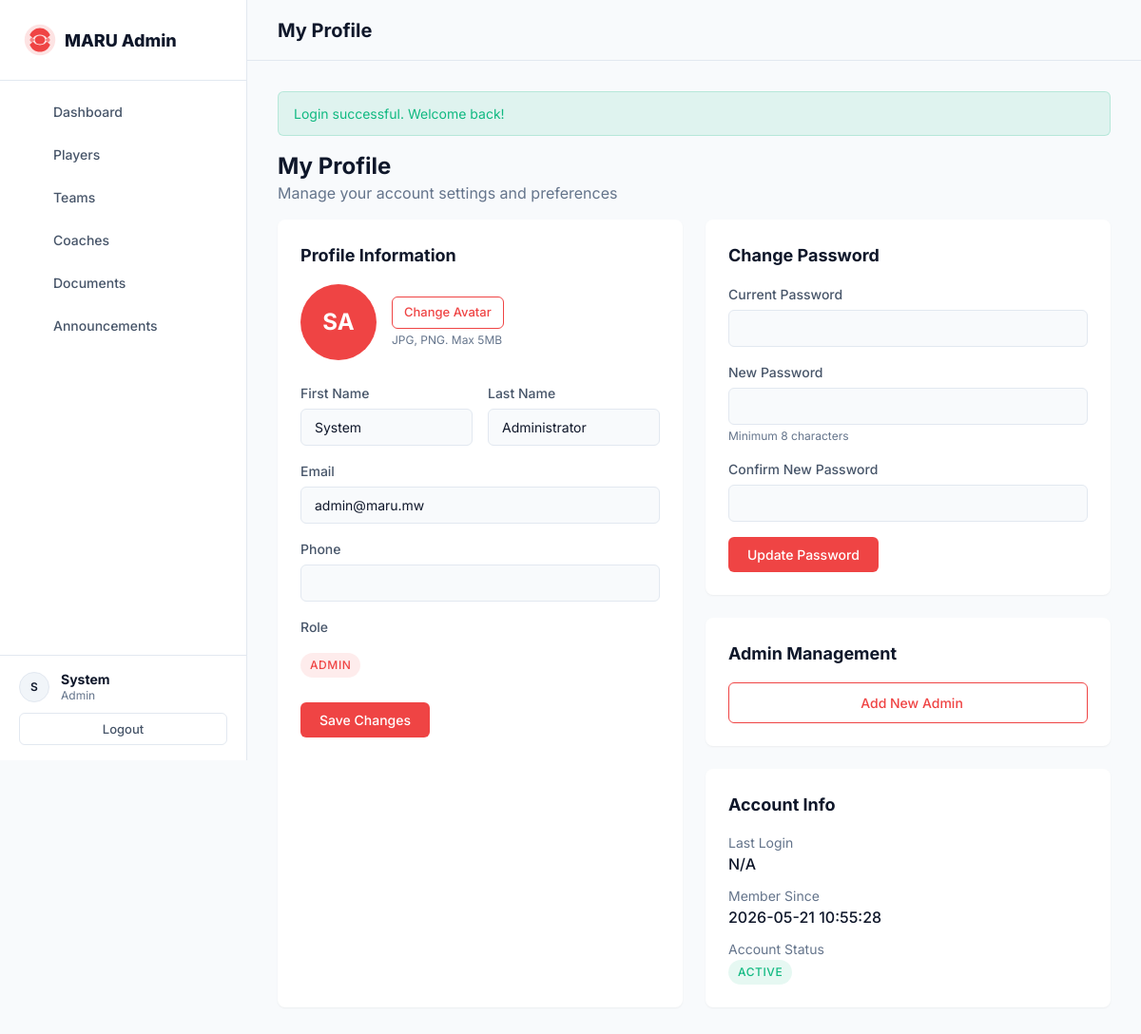
/admin/profile (signed in), run on the app's committed database.
### tables this page shows
CREATE TABLE IF NOT EXISTS users (
    id INT AUTO_INCREMENT PRIMARY KEY,
    email VARCHAR(255) UNIQUE NOT NULL,
    password VARCHAR(255) NOT NULL,
    role ENUM('player', 'coach', 'admin') NOT NULL,
    first_name VARCHAR(100) NOT NULL,
    last_name VARCHAR(100) NOT NULL,
    phone VARCHAR(20),
    avatar VARCHAR(255) DEFAULT NULL,
    is_active TINYINT(1) DEFAULT 1,
    created_at TIMESTAMP DEFAULT CURRENT_TIMESTAMP,
    updated_at TIMESTAMP DEFAULT CURRENT_TIMESTAMP ON UPDATE CURRENT_TIMESTAMP
);

### views/pages/admin/profile.php (the view, shortened to what the rows shown need)
<div class="page-header mb-4">
    <div class="header-content">
        <h1 class="text-2xl font-bold">My Profile</h1>
        <p class="text-muted">Manage your account settings and preferences</p>
    </div>
</div>
<div class="grid grid-2 gap-6">
    <div class="card shadow-sm border-0">
        <div class="card-body p-6">
            <h2 class="text-lg font-bold mb-4">Profile Information</h2>
            <form action="/admin/profile/update" method="POST" enctype="multipart/form-data">
                <div class="flex items-center gap-4 mb-6">
                    <div class="avatar-preview" id="avatarPreview">
                        <?php if (!empty($user['avatar'])): ?>
                            <img src="/public/uploads/avatars/<?= htmlspecialchars($user['avatar']) ?>" alt="Avatar" class="avatar-img" loading="lazy">
                        <?php else: ?>
                            <div class="avatar-placeholder">
                                <?= strtoupper(substr($user['first_name'] ?? 'A', 0, 1)) ?><?= strtoupper(substr($user['last_name'] ?? '', 0, 1)) ?>
                            </div>
                        <?php endif; ?>
                    </div>
                    <div>
                        <label for="avatar" class="btn btn-sm btn-outline-primary cursor-pointer">
                            Change Avatar
                        </label>
                        <p class="text-xs text-muted mt-1">JPG, PNG. Max 5MB</p>
                    </div>
                </div>
                <div class="grid grid-2 gap-4 mb-4">
                    <div>
                        <label for="first_name" class="form-label">First Name</label>
                        <input type="text" id="first_name" name="first_name" class="form-input" value="<?= htmlspecialchars($user['first_name'] ?? '') ?>" required>
                    </div>
                    <div>
                        <label for="last_name" class="form-label">Last Name</label>
                        <input type="text" id="last_name" name="last_name" class="form-input" value="<?= htmlspecialchars($user['last_name'] ?? '') ?>" required>
                    </div>
                </div>
                <div class="mb-4">
                    <label for="email" class="form-label">Email</label>
                    <input type="email" id="email" name="email" class="form-input" value="<?= htmlspecialchars($user['email'] ?? '') ?>" required>
                </div>
                <div class="mb-4">
                    <label for="phone" class="form-label">Phone</label>
                    <input type="tel" id="phone" name="phone" class="form-input" value="<?= htmlspecialchars($user['phone'] ?? '') ?>">
                </div>
                <div class="mb-4">
                    <label class="form-label">Role</label>
                    <div class="form-input-static">
                        <span class="badge badge-primary rounded-pill px-3 py-1"><?= htmlspecialchars($user['role'] ?? 'admin') ?></span>
                    </div>
                </div>
                <button type="submit" class="btn btn-primary">Save Changes</button>
            </form>
        </div>
    </div>
    <div>
        <div class="card shadow-sm border-0 mb-6">
            <div class="card-body p-6">
                <h2 class="text-lg font-bold mb-4">Change Password</h2>
                <form action="/admin/profile/password" method="POST">
                    <div class="mb-4">
                        <label for="current_password" class="form-label">Current Password</label>
                        <input type="password" id="current_password" name="current_password" class="form-input" required>
                    </div>
                    <div class="mb-4">
                        <label for="new_password" class="form-label">New Password</label>
                        <input type="password" id="new_password" name="new_password" class="form-input" required minlength="8">
                        <p class="text-xs text-muted mt-1">Minimum 8 characters</p>
                    </div>
                    <div class="mb-4">
                        <label for="confirm_password" class="form-label">Confirm New Password</label>
                        <input type="password" id="confirm_password" name="confirm_password" class="form-input" required minlength="8">
                    </div>
                    <button type="submit" class="btn btn-primary">Update Password</button>
                </form>
            </div>
        </div>
        <div class="card shadow-sm border-0 mb-6">
            <div class="card-body p-6">
                <h2 class="text-lg font-bold mb-4">Admin Management</h2>
                <a href="/admin/admins/create" class="btn btn-outline-primary w-full justify-center"><i class="ph ph-shield-plus mr-2"></i> Add New Admin</a>
            </div>
        </div>
        <div class="card shadow-sm border-0">
            <div class="card-body p-6">
                <h2 class="text-lg font-bold mb-4">Account Info</h2>
                <div class="info-group mb-3">
                    <label class="text-sm text-muted block">Last Login</label>
                    <div class="font-medium"><?= htmlspecialchars($user['last_login'] ?? 'N/A') ?></div>
                </div>
                <div class="info-group mb-3">
                    <label class="text-sm text-muted block">Member Since</label>
                    <div class="font-medium"><?= htmlspecialchars($user['created_at'] ?? 'N/A') ?></div>
                </div>
                <div class="info-group">
                    <label class="text-sm text-muted block">Account Status</label>
                    <div>
                        <?php if (!empty($user['is_active'])): ?>
                            <span class="badge badge-success">Active</span>
                        <?php else: ?>
                            <span class="badge badge-danger">Inactive</span>
                        <?php endif; ?>
                    </div>
                </div>
            </div>
        </div>
    </div>
</div>

### src/helpers/Router.php (shortened to what the rows shown need)
<?php
class Router {
    private array $routes = [
        'GET' => [],
        'POST' => []
    ];
    private function addRoute(string $method, string $path, string|callable $handler, array $routeMiddleware = []): void {
        $pattern = preg_replace('/\{([a-zA-Z0-9_]+)\}/', '(?P<$1>[a-zA-Z0-9_-]+)', $path);
        $pattern = "#^" . $pattern . "$#";
        $this->routes[$method][$pattern] = $handler;
    }
    public function dispatch(): void {
        $method = $_SERVER['REQUEST_METHOD'];
        $path = parse_url($_SERVER['REQUEST_URI'], PHP_URL_PATH);
        foreach ($this->routes[$method] as $pattern => $handler) {
            if (preg_match($pattern, $path, $matches)) {
                $params = array_filter($matches, 'is_string', ARRAY_FILTER_USE_KEY);
                if (is_callable($handler)) {
                    call_user_func_array($handler, $params);
                } else {
                    $this->invokeController($handler, $params);
                }
                return;
            }
        }
    }
    private function invokeController(string $handler, array $params): void {
        list($controllerName, $methodName) = explode('@', $handler);
        $controllerClass = "App\\Controllers\\" . $controllerName;
        if (class_exists($controllerClass)) {
            $controller = new $controllerClass();
            if (method_exists($controller, $methodName)) {
                call_user_func_array([$controller, $methodName], $params);
                return;
            }
        }
    }
}

### views/partials/sidebar.php (shortened to what the rows shown need)
<?php
$currentPath = parse_url($_SERVER['REQUEST_URI'] ?? '/', PHP_URL_PATH) ?? '';
$adminUser = Session::getUser();
function isActive($path, $prefix = false): string {
    global $currentPath;
    $currentPath = $currentPath ?? '';
    if ($prefix) {
        return strpos($currentPath, $path) === 0 ? 'active' : '';
    }
    return $currentPath === $path ? 'active' : '';
}
?>
<aside class="dashboard-sidebar">
    <div class="sidebar-brand">
        <a href="/" class="navbar-brand">
            <span class="sidebar-brand-text">MARU Admin</span>
        </a>
    </div>
    <nav class="sidebar-nav">
        <a href="/admin" class="sidebar-link <?= isActive('/admin') ?>">
            <i class="ph ph-chart-bar sidebar-link-icon"></i>
            <span>Dashboard</span>
        </a>
        <a href="/admin/players" class="sidebar-link <?= isActive('/admin/players', true) ?>">
            <i class="ph ph-users-three sidebar-link-icon"></i>
            <span>Players</span>
        </a>
        <a href="/admin/teams" class="sidebar-link <?= isActive('/admin/teams', true) ?>">
            <i class="ph ph-trophy sidebar-link-icon"></i>
            <span>Teams</span>
        </a>
        <a href="/admin/coaches" class="sidebar-link <?= isActive('/admin/coaches', true) ?>">
            <i class="ph ph-chalkboard-teacher sidebar-link-icon"></i>
            <span>Coaches</span>
        </a>
        <a href="/admin/documents" class="sidebar-link <?= isActive('/admin/documents', true) ?>">
            <i class="ph ph-file-text sidebar-link-icon"></i>
            <span>Documents</span>
        </a>
        <a href="/admin/announcements" class="sidebar-link <?= isActive('/admin/announcements', true) ?>">
            <i class="ph ph-megaphone sidebar-link-icon"></i>
            <span>Announcements</span>
        </a>
    </nav>
    <div class="sidebar-footer">
        <a href="/admin/profile" class="sidebar-user">
            <div class="avatar avatar-sm">
                <?php if (!empty($adminUser['avatar'])): ?>
                    <img src="/public/uploads/avatars/<?= htmlspecialchars($adminUser['avatar']) ?>" alt="Avatar" class="avatar-img">
                <?php else: ?>
                    <?= strtoupper(substr($adminUser['first_name'] ?? 'A', 0, 1)) ?>
                <?php endif; ?>
            </div>
            <div class="sidebar-user-info">
                <span class="sidebar-user-name"><?= htmlspecialchars($adminUser['first_name'] ?? 'Admin') ?></span>
                <span class="sidebar-user-role"><?= htmlspecialchars($adminUser['role'] ?? 'admin') ?></span>
            </div>
        </a>
        <form action="/logout" method="POST">
            <button type="submit" class="sidebar-logout-btn">Logout</button>
        </form>
    </div>
</aside>

### data on the page
users: first_name "S", first_name "System", role "Admin", last_name "A", last_name "Administrator", email "admin@maru.mw", role "ADMIN", created_at "2026-05-21 10:55:28"

### other printed values
$message "Login successful. Welcome back!"
$user['last_login'] "N/A"
